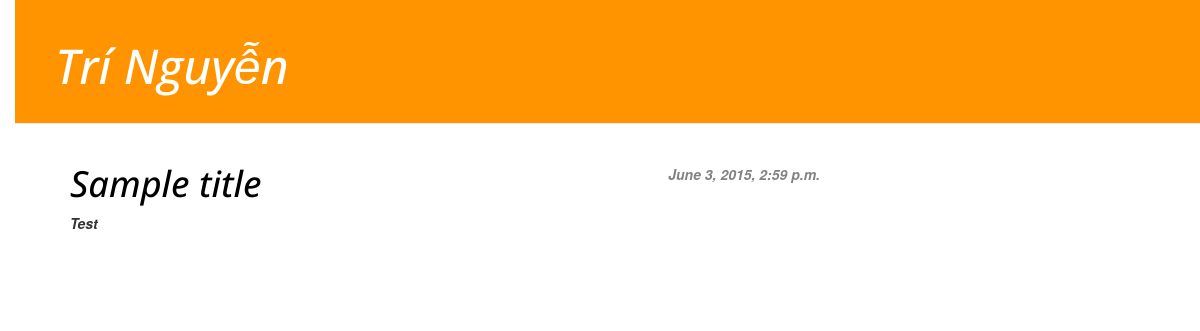
Before: / with the older database file.
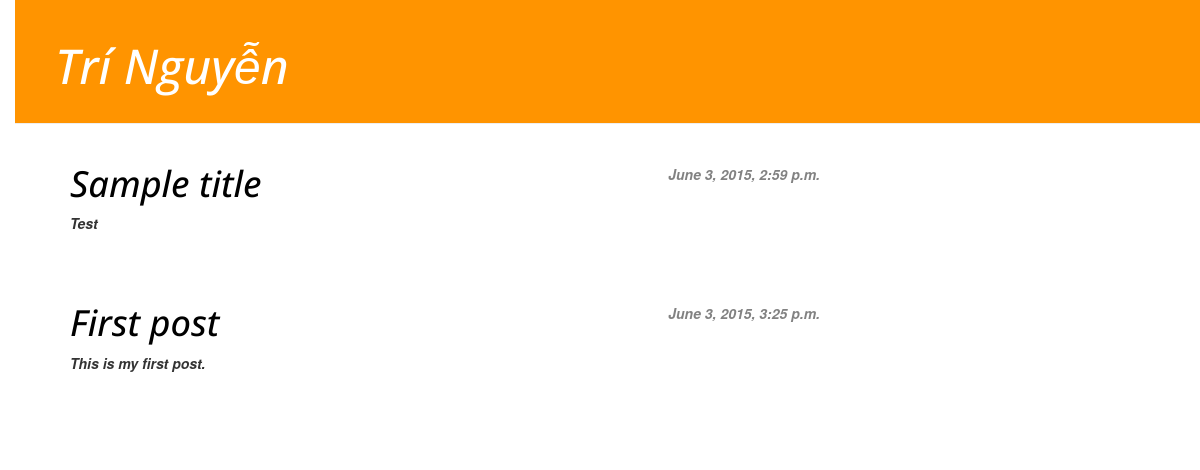
After: the same page with the newer database file.
### blog/models.py (models this page shows, shortened)
class Post(models.Model):
    author = models.ForeignKey('auth.User')
    title = models.CharField(max_length=200)
    text = models.TextField()
    created_date = models.DateTimeField(
            default=timezone.now)
    published_date = models.DateTimeField(
            blank=True, null=True)

### blog/views.py (the view)
# urls.py: url(r'^$', views.post_list),
def post_list(request):
    posts = Post.objects.filter(published_date__lte=timezone.now()).order_by('published_date')
    return render(request, 'blog/post_list.html', {'posts': posts})

### blog/templates/blog/post_list.html (shortened to what this page needs)
{% load staticfiles %}
<html>
    <head>
        <link rel="stylesheet" href="//maxcdn.bootstrapcdn.com/bootstrap/3.2.0/css/bootstrap.min.css">
        <link rel="stylesheet" href="//maxcdn.bootstrapcdn.com/bootstrap/3.2.0/css/bootstrap-theme.min.css">
        <link rel="stylesheet" href="{% static 'css/blog.css' %}">
    <body>
        <div class="page-header">
            <h1><b><i></b><a href="/">Trí Nguyễn</a><i><b></h1>
        </div>
        <div class="content container">
            <div class="row">
                <div class="col-md-8">
                    {% for post in posts %}
                        <div class="post">
                            <div class="date">
                                {{ post.published_date }}
                            </div>
                            <h1><a href="">{{ post.title }}</a></h1>
                            <p>{{ post.text|linebreaks }}</p>
                        </div>
                    {% endfor %}
                </div>
            </div>
        </div>
</body>
</html>

### blog/static/css/blog.css (style rules this page uses)
h1 a { color: #FCA205; font-family: 'Open Sans', sans-serif; }
body { padding-left: 15px; }
.page-header { background-color: #ff9400; margin-top: 0; padding: 20px 20px 20px 40px; }
.page-header h1, .page-header h1 a, .page-header h1 a:visited, .page-header h1 a:active { color: #ffffff; font-size: 36pt; text-decoration: none; }
.content { margin-left: 40px; }
h1, h2, h3, h4 { font-family: 'Open Sans', sans-serif; }
.date { float: right; color: #828282; }
.post { margin-bottom: 70px; }
.post h1 a, .post h1 a:visited { color: #000000; }

Changed rows visible on the page:
added Post: published_date "June 3, 2015, 3:25 p.m.", title "First post", text "This is my first post."
